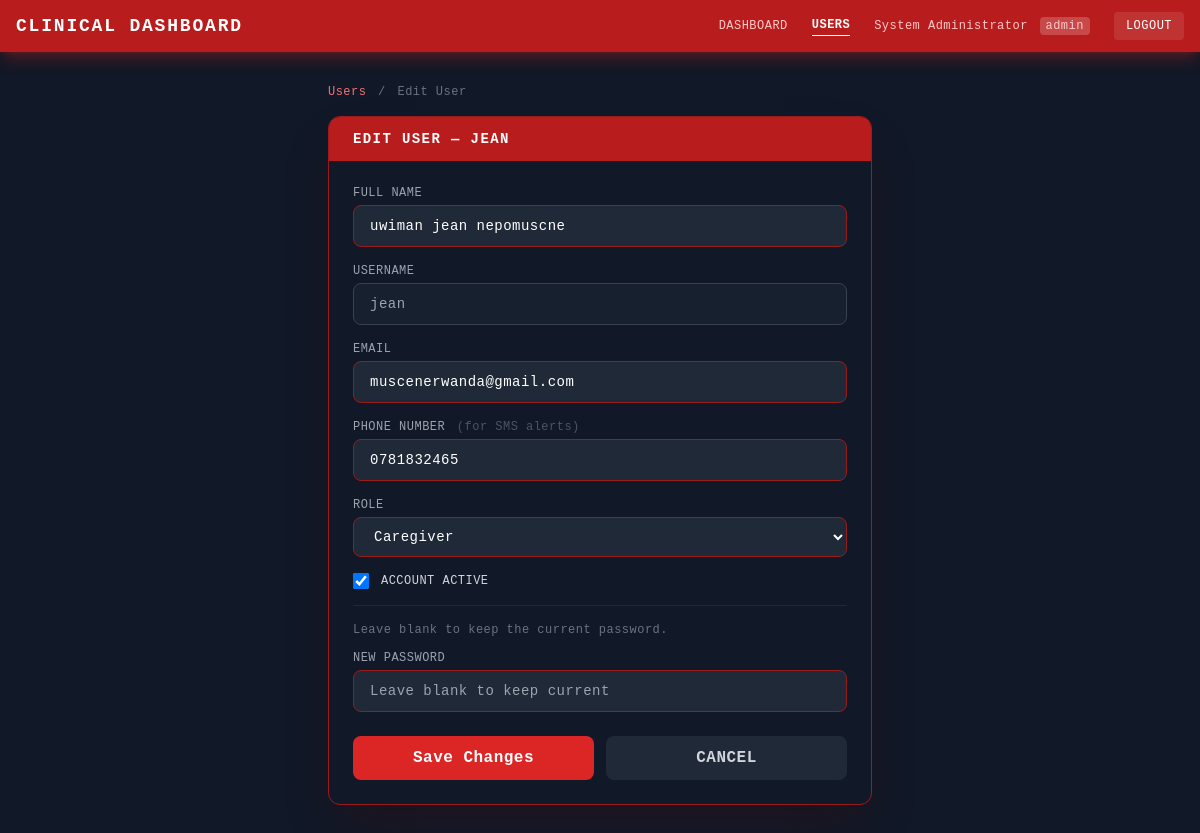
Screenshot of /users/2/edit (signed in) with the database file from the repository.
### app.py (models this page shows, shortened)
class User(UserMixin, db.Model):
    id = db.Column(db.Integer, primary_key=True)
    username = db.Column(db.String(80), unique=True, nullable=False)
    email = db.Column(db.String(120), unique=True, nullable=False)
    phone = db.Column(db.String(20))
    full_name = db.Column(db.String(100), nullable=False)
    password_hash = db.Column(db.String(200), nullable=False)
    role = db.Column(db.String(20), default='caregiver')  # admin, doctor, caregiver
    is_active = db.Column(db.Boolean, default=True)
    created_at = db.Column(db.DateTime, default=datetime.utcnow)
    patients = db.relationship('PatientCaregiver', foreign_keys='PatientCaregiver.caregiver_id', backref='caregiver')

### app.py (the view, shortened to what this page needs)
@app.route("/users/<int:user_id>/edit", methods=["GET", "POST"])
@login_required
@role_required('admin')
def edit_user(user_id):
    user = User.query.get_or_404(user_id)
    return render_template("edit_user.html", user=user)

### app.py (called while the page is built)
def role_required(*roles):
    def decorator(f):
        @wraps(f)
        def decorated_function(*args, **kwargs):
            if not current_user.is_authenticated:
                flash('Please log in to access this page.', 'warning')
                return redirect(url_for('login'))
            if current_user.role not in roles:
                flash('You do not have permission to access this page.', 'error')
                return redirect(url_for('index'))
            return f(*args, **kwargs)
        return decorated_function
    return decorator

@login_manager.user_loader
def load_user(user_id):
    return User.query.get(int(user_id))

### templates/edit_user.html (shortened to what this page needs)
<!DOCTYPE html>
<html lang="en">
<head>
    <script src="https://cdn.tailwindcss.com"></script>
</head>
<body class="min-h-screen bg-[#111827] text-white" style="text-transform:uppercase;letter-spacing:.03em">
    <nav class="bg-red-700 shadow-lg shadow-red-900/50">
        <div class="max-w-7xl mx-auto px-4 py-3 flex items-center justify-between">
            <a href="/" class="text-white font-bold text-lg tracking-widest">Clinical Dashboard</a>
            <div class="hidden md:flex items-center gap-6">
                <a href="/"      class="text-red-200 hover:text-white text-xs">Dashboard</a>
                <a href="/users" class="text-white text-xs font-bold border-b border-white pb-0.5">Users</a>
                <span class="text-red-200 text-xs normal-case">
                    {{ current_user.full_name }}
                    <span class="ml-1 bg-white/20 px-1.5 py-0.5 rounded text-xs">{{ current_user.role }}</span>
                </span>
                <a href="/logout" class="bg-white/10 hover:bg-white/20 text-white text-xs px-3 py-1.5 rounded transition-colors">Logout</a>
            </div>
        </div>
    </nav>
    <div class="max-w-xl mx-auto px-4 py-8">
        <div class="text-xs text-gray-500 mb-4 normal-case">
            <a href="/users" class="text-red-400 hover:text-red-300">Users</a>
            <span class="mx-1">/</span>
            <span>{{ 'Edit User' if user else 'Add User' }}</span>
        </div>
        <div class="bg-gray-900 border border-red-800 rounded-xl shadow-2xl shadow-red-950/30 overflow-hidden">
            <div class="bg-red-700 px-6 py-3">
                <h2 class="text-sm font-bold tracking-widest">
                    {{ 'Edit User — ' + user.username if user else 'Add New User' }}
                </h2>
            </div>
            <form method="POST"
                  action="{{ '/users/' + user.id|string + '/edit' if user else '/users/add' }}"
                  class="p-6 space-y-4">
                <div>
                    <label class="block text-xs text-gray-400 mb-1">Full Name</label>
                    <input type="text" name="full_name" required
                           value="{{ user.full_name if user else '' }}"
                           class="w-full bg-gray-800 border border-red-800 text-white rounded-lg px-4 py-2.5 text-sm normal-case
                                  focus:outline-none focus:border-red-500 focus:ring-1 focus:ring-red-600 transition-colors"
                           placeholder="Dr. Jane Doe">
                </div>
                {% if not user %}
                <div>
                    <label class="block text-xs text-gray-400 mb-1">Username</label>
                    <input type="text" name="username" required
                           class="w-full bg-gray-800 border border-red-800 text-white rounded-lg px-4 py-2.5 text-sm normal-case
                                  focus:outline-none focus:border-red-500 focus:ring-1 focus:ring-red-600 transition-colors"
                           placeholder="Unique username">
                </div>
                {% else %}
                <div>
                    <label class="block text-xs text-gray-400 mb-1">Username</label>
                    <div class="w-full bg-gray-800/50 border border-gray-700 text-gray-400 rounded-lg px-4 py-2.5 text-sm normal-case">
                        {{ user.username }}
                    </div>
                </div>
                {% endif %}
                <div>
                    <label class="block text-xs text-gray-400 mb-1">Email</label>
                    <input type="email" name="email" required
                           value="{{ user.email if user else '' }}"
                           class="w-full bg-gray-800 border border-red-800 text-white rounded-lg px-4 py-2.5 text-sm normal-case
                                  focus:outline-none focus:border-red-500 focus:ring-1 focus:ring-red-600 transition-colors"
                           placeholder="user@hospital.com">
                </div>
                <div>
                    <label class="block text-xs text-gray-400 mb-1">
                        Phone Number
                        <span class="text-gray-600 normal-case ml-1">(for SMS alerts)</span>
                    </label>
                    <input type="tel" name="phone"
                           value="{{ user.phone if user and user.phone else '' }}"
                           class="w-full bg-gray-800 border border-red-800 text-white rounded-lg px-4 py-2.5 text-sm normal-case
                                  focus:outline-none focus:border-red-500 focus:ring-1 focus:ring-red-600 transition-colors"
                           placeholder="+250 788 000 000">
                </div>
                <div>
                    <label class="block text-xs text-gray-400 mb-1">Role</label>
                    <select name="role" required
                            class="w-full bg-gray-800 border border-red-800 text-white rounded-lg px-4 py-2.5 text-sm normal-case
                                   focus:outline-none focus:border-red-500 focus:ring-1 focus:ring-red-600 transition-colors">
                        <option value="caregiver" {% if user and user.role == 'caregiver' %}selected{% endif %}>Caregiver</option>
                    </select>
                </div>
                <div class="flex items-center gap-3">
                    <input type="checkbox" name="is_active" id="is_active" value="1"
                           {% if not user or user.is_active %}checked{% endif %}
                           class="w-4 h-4 rounded border-red-700 bg-gray-800 text-red-600 focus:ring-red-600">
                    <label for="is_active" class="text-xs text-gray-300 cursor-pointer">Account Active</label>
                </div>
                <div class="border-t border-gray-800 pt-4">
                    <p class="text-xs text-gray-500 mb-3 normal-case">
                        {{ 'Set a password for this account (min 6 characters).' if not user
                           else 'Leave blank to keep the current password.' }}
                    </p>
                    <div class="space-y-3">
                        <div>
                            <label class="block text-xs text-gray-400 mb-1">
                                {{ 'Password' if not user else 'New Password' }}
                            </label>
                            <input type="password"
                                   name="{{ 'password' if not user else 'new_password' }}"
                                   minlength="6"
                                   class="w-full bg-gray-800 border border-red-800 text-white rounded-lg px-4 py-2.5 text-sm normal-case
                                          focus:outline-none focus:border-red-500 focus:ring-1 focus:ring-red-600 transition-colors"
                                   placeholder="{{ 'At least 6 characters' if not user else 'Leave blank to keep current' }}">
                        </div>
                    </div>
                </div>
                <div class="flex gap-3 pt-2">
                    <button type="submit"
                            class="flex-1 bg-red-600 hover:bg-red-700 text-white font-bold py-2.5 rounded-lg transition-colors">
                        {{ 'Save Changes' if user else 'Create User' }}
                    </button>
                    <a href="/users"
                       class="flex-1 bg-gray-800 hover:bg-gray-700 text-gray-300 font-bold py-2.5 rounded-lg transition-colors text-center">
                        Cancel
                    </a>
                </div>
            </form>
        </div>
    </div>
</body>
</html>

### templates/edit_user.html (style rules this page uses)
body { font-family: 'Courier New', Courier, monospace; }

### rows the page displays
User: full_name "System Administrator", role "admin"
User: username "EDIT USER — JEAN", full_name "uwiman jean nepomuscne", username "jean", email "muscenerwanda@gmail.com", phone "0781832465", role "Caregiver", is_active "☑"

### other values shown
{{ 'Edit User' if user else 'Add User' }} "Edit User"
{{ 'Password' if not user else 'New Password' }} "NEW PASSWORD"
{{ 'Save Changes' if user else 'Create User' }} "Save Changes"
